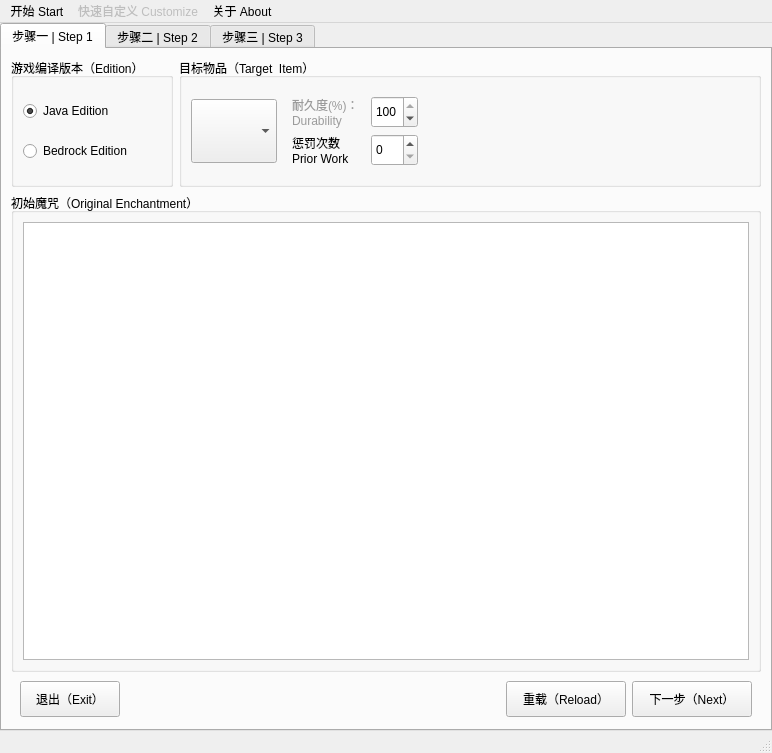
<?xml version="1.0" encoding="UTF-8"?>
<ui version="4.0">
 <class>MainWindow</class>
 <widget class="QMainWindow" name="MainWindow">
  <property name="geometry">
   <rect>
    <x>0</x>
    <y>0</y>
    <width>772</width>
    <height>750</height>
   </rect>
  </property>
  <property name="windowTitle">
   <string>The Best Enchanting Sequence</string>
  </property>
  <widget class="QWidget" name="centralwidget">
   <property name="sizePolicy">
    <sizepolicy hsizetype="Fixed" vsizetype="Fixed">
     <horstretch>0</horstretch>
     <verstretch>0</verstretch>
    </sizepolicy>
   </property>
   <property name="minimumSize">
    <size>
     <width>772</width>
     <height>708</height>
    </size>
   </property>
   <layout class="QGridLayout" name="gridLayout_2">
    <property name="leftMargin">
     <number>0</number>
    </property>
    <property name="topMargin">
     <number>0</number>
    </property>
    <property name="rightMargin">
     <number>0</number>
    </property>
    <property name="bottomMargin">
     <number>0</number>
    </property>
    <property name="horizontalSpacing">
     <number>0</number>
    </property>
    <item row="0" column="0">
     <widget class="QTabWidget" name="tabWidget">
      <property name="minimumSize">
       <size>
        <width>600</width>
        <height>560</height>
       </size>
      </property>
      <property name="currentIndex">
       <number>0</number>
      </property>
      <widget class="QWidget" name="tab">
       <attribute name="title">
        <string>步骤一 | Step 1</string>
       </attribute>
       <layout class="QVBoxLayout" name="verticalLayout_2">
        <item>
         <widget class="QWidget" name="widget_6" native="true">
          <layout class="QHBoxLayout" name="horizontalLayout_11">
           <property name="leftMargin">
            <number>0</number>
           </property>
           <property name="topMargin">
            <number>0</number>
           </property>
           <property name="rightMargin">
            <number>0</number>
           </property>
           <property name="bottomMargin">
            <number>0</number>
           </property>
           <item>
            <widget class="QGroupBox" name="groupBox_5">
             <property name="enabled">
              <bool>true</bool>
             </property>
             <property name="title">
              <string>游戏编译版本（Edition）</string>
             </property>
             <layout class="QVBoxLayout" name="verticalLayout_7">
              <item>
               <widget class="QRadioButton" name="radioJE">
                <property name="text">
                 <string>Java Edition</string>
                </property>
                <property name="checked">
                 <bool>true</bool>
                </property>
               </widget>
              </item>
              <item>
               <widget class="QRadioButton" name="radioBE">
                <property name="text">
                 <string>Bedrock Edition</string>
                </property>
               </widget>
              </item>
             </layout>
            </widget>
           </item>
           <item>
            <widget class="QGroupBox" name="groupBox">
             <property name="title">
              <string>目标物品（Target  Item）</string>
             </property>
             <layout class="QHBoxLayout" name="horizontalLayout_4">
              <item>
               <widget class="QComboBox" name="InputItem">
                <property name="minimumSize">
                 <size>
                  <width>64</width>
                  <height>64</height>
                 </size>
                </property>
                <property name="font">
                 <font>
                  <pointsize>11</pointsize>
                 </font>
                </property>
                <property name="iconSize">
                 <size>
                  <width>16</width>
                  <height>16</height>
                 </size>
                </property>
               </widget>
              </item>
              <item>
               <widget class="QWidget" name="widget_4" native="true">
                <layout class="QGridLayout" name="gridLayout">
                 <item row="0" column="2">
                  <widget class="QSpinBox" name="Durability_0">
                   <property name="enabled">
                    <bool>true</bool>
                   </property>
                   <property name="sizePolicy">
                    <sizepolicy hsizetype="Preferred" vsizetype="Preferred">
                     <horstretch>0</horstretch>
                     <verstretch>0</verstretch>
                    </sizepolicy>
                   </property>
                   <property name="readOnly">
                    <bool>false</bool>
                   </property>
                   <property name="minimum">
                    <number>1</number>
                   </property>
                   <property name="maximum">
                    <number>100</number>
                   </property>
                   <property name="value">
                    <number>100</number>
                   </property>
                  </widget>
                 </item>
                 <item row="1" column="0" colspan="2">
                  <widget class="QLabel" name="label_2">
                   <property name="text">
                    <string>惩罚次数
Prior Work </string>
                   </property>
                  </widget>
                 </item>
                 <item row="1" column="2">
                  <widget class="QSpinBox" name="Penalty_0">
                   <property name="sizePolicy">
                    <sizepolicy hsizetype="Preferred" vsizetype="Preferred">
                     <horstretch>0</horstretch>
                     <verstretch>0</verstretch>
                    </sizepolicy>
                   </property>
                   <property name="maximum">
                    <number>30</number>
                   </property>
                  </widget>
                 </item>
                 <item row="0" column="0">
                  <widget class="QLabel" name="label">
                   <property name="styleSheet">
                    <string notr="true">color: rgb(155, 155, 155);</string>
                   </property>
                   <property name="text">
                    <string>耐久度(%)：
Durability</string>
                   </property>
                  </widget>
                 </item>
                </layout>
               </widget>
              </item>
              <item>
               <spacer name="horizontalSpacer">
                <property name="orientation">
                 <enum>Qt::Horizontal</enum>
                </property>
                <property name="sizeHint" stdset="0">
                 <size>
                  <width>40</width>
                  <height>20</height>
                 </size>
                </property>
               </spacer>
              </item>
             </layout>
            </widget>
           </item>
          </layout>
         </widget>
        </item>
        <item>
         <widget class="QGroupBox" name="groupBox_2">
          <property name="minimumSize">
           <size>
            <width>0</width>
            <height>0</height>
           </size>
          </property>
          <property name="title">
           <string>初始魔咒（Original Enchantment）</string>
          </property>
          <layout class="QVBoxLayout" name="verticalLayout">
           <item>
            <widget class="EnchList" name="OriginEnchantment">
             <property name="font">
              <font>
               <pointsize>12</pointsize>
              </font>
             </property>
             <property name="autoScrollMargin">
              <number>16</number>
             </property>
             <property name="editTriggers">
              <set>QAbstractItemView::NoEditTriggers</set>
             </property>
             <property name="movement">
              <enum>QListView::Static</enum>
             </property>
             <property name="resizeMode">
              <enum>QListView::Fixed</enum>
             </property>
            </widget>
           </item>
          </layout>
         </widget>
        </item>
        <item>
         <widget class="QWidget" name="widget" native="true">
          <layout class="QHBoxLayout" name="horizontalLayout">
           <property name="leftMargin">
            <number>9</number>
           </property>
           <property name="topMargin">
            <number>3</number>
           </property>
           <property name="rightMargin">
            <number>9</number>
           </property>
           <property name="bottomMargin">
            <number>3</number>
           </property>
           <item>
            <widget class="QPushButton" name="btnExit">
             <property name="minimumSize">
              <size>
               <width>100</width>
               <height>36</height>
              </size>
             </property>
             <property name="text">
              <string>退出（Exit）</string>
             </property>
            </widget>
           </item>
           <item>
            <spacer name="horizontalSpacer_2">
             <property name="orientation">
              <enum>Qt::Horizontal</enum>
             </property>
             <property name="sizeHint" stdset="0">
              <size>
               <width>40</width>
               <height>20</height>
              </size>
             </property>
            </spacer>
           </item>
           <item>
            <widget class="QPushButton" name="btnReset">
             <property name="sizePolicy">
              <sizepolicy hsizetype="Minimum" vsizetype="Fixed">
               <horstretch>0</horstretch>
               <verstretch>0</verstretch>
              </sizepolicy>
             </property>
             <property name="minimumSize">
              <size>
               <width>120</width>
               <height>36</height>
              </size>
             </property>
             <property name="text">
              <string>重载（Reload）</string>
             </property>
            </widget>
           </item>
           <item>
            <widget class="QPushButton" name="btnNext_1">
             <property name="minimumSize">
              <size>
               <width>120</width>
               <height>36</height>
              </size>
             </property>
             <property name="text">
              <string>下一步（Next）</string>
             </property>
            </widget>
           </item>
          </layout>
         </widget>
        </item>
       </layout>
      </widget>
      <widget class="QWidget" name="tab_2">
       <attribute name="title">
        <string>步骤二 | Step 2</string>
       </attribute>
       <layout class="QVBoxLayout" name="verticalLayout_5">
        <item>
         <widget class="QWidget" name="widget_9" native="true">
          <layout class="QHBoxLayout" name="horizontalLayout_12">
           <item>
            <widget class="QGroupBox" name="groupBox_6">
             <property name="title">
              <string>算法（Algorithm）</string>
             </property>
             <layout class="QGridLayout" name="gridLayout_3">
              <item row="0" column="0">
               <widget class="QRadioButton" name="radioGA">
                <property name="text">
                 <string>全局平均
Global Average</string>
                </property>
                <property name="checked">
                 <bool>true</bool>
                </property>
               </widget>
              </item>
              <item row="2" column="0">
               <widget class="QRadioButton" name="radioE">
                <property name="enabled">
                 <bool>false</bool>
                </property>
                <property name="text">
                 <string>枚举
Enumeration</string>
                </property>
               </widget>
              </item>
              <item row="1" column="0">
               <widget class="QRadioButton" name="radioG">
                <property name="enabled">
                 <bool>false</bool>
                </property>
                <property name="text">
                 <string>贪心
Greedy</string>
                </property>
               </widget>
              </item>
              <item row="0" column="1">
               <widget class="QCheckBox" name="cbIgnoreFixing">
                <property name="enabled">
                 <bool>true</bool>
                </property>
                <property name="text">
                 <string>忽略修复
Ignore Fixing</string>
                </property>
                <property name="checked">
                 <bool>false</bool>
                </property>
               </widget>
              </item>
              <item row="1" column="1">
               <widget class="QCheckBox" name="cbIgnorePWP">
                <property name="text">
                 <string>忽略累积惩罚
Ignore Prior Work Penalties</string>
                </property>
               </widget>
              </item>
              <item row="2" column="1">
               <widget class="QCheckBox" name="cbIgnoreCL">
                <property name="enabled">
                 <bool>false</bool>
                </property>
                <property name="text">
                 <string>忽略花费限制
Ignore Cost Limit</string>
                </property>
               </widget>
              </item>
             </layout>
            </widget>
           </item>
           <item>
            <widget class="QGroupBox" name="groupBox_3">
             <property name="title">
              <string>牺牲物品（Sacrifice Item）</string>
             </property>
             <layout class="QHBoxLayout" name="horizontalLayout_3">
              <item>
               <widget class="QWidget" name="widget_3" native="true">
                <layout class="QVBoxLayout" name="verticalLayout_3">
                 <item>
                  <widget class="QRadioButton" name="radioEB">
                   <property name="text">
                    <string>仅新附魔书
New Enchanted Book Only</string>
                   </property>
                   <property name="checked">
                    <bool>true</bool>
                   </property>
                  </widget>
                 </item>
                 <item>
                  <widget class="QRadioButton" name="radioAC">
                   <property name="enabled">
                    <bool>false</bool>
                   </property>
                   <property name="text">
                    <string>高级配置
Use Advanced Config</string>
                   </property>
                   <property name="checkable">
                    <bool>true</bool>
                   </property>
                  </widget>
                 </item>
                </layout>
               </widget>
              </item>
             </layout>
            </widget>
           </item>
          </layout>
         </widget>
        </item>
        <item>
         <widget class="QGroupBox" name="groupBox_4">
          <property name="title">
           <string>需求的魔咒（Needed Enchantment）</string>
          </property>
          <layout class="QVBoxLayout" name="verticalLayout_4">
           <item>
            <widget class="ItemList" name="NeededEnchantment">
             <property name="font">
              <font>
               <pointsize>12</pointsize>
              </font>
             </property>
             <property name="editTriggers">
              <set>QAbstractItemView::NoEditTriggers</set>
             </property>
             <property name="iconSize">
              <size>
               <width>0</width>
               <height>0</height>
              </size>
             </property>
            </widget>
           </item>
          </layout>
         </widget>
        </item>
        <item>
         <widget class="QWidget" name="widget_2" native="true">
          <layout class="QHBoxLayout" name="horizontalLayout_2">
           <property name="topMargin">
            <number>3</number>
           </property>
           <property name="bottomMargin">
            <number>3</number>
           </property>
           <item>
            <spacer name="horizontalSpacer_3">
             <property name="orientation">
              <enum>Qt::Horizontal</enum>
             </property>
             <property name="sizeHint" stdset="0">
              <size>
               <width>40</width>
               <height>20</height>
              </size>
             </property>
            </spacer>
           </item>
           <item>
            <widget class="QPushButton" name="btnBack_2">
             <property name="minimumSize">
              <size>
               <width>120</width>
               <height>36</height>
              </size>
             </property>
             <property name="text">
              <string>上一步（Back）</string>
             </property>
            </widget>
           </item>
           <item>
            <widget class="QPushButton" name="btnCalc_2">
             <property name="minimumSize">
              <size>
               <width>120</width>
               <height>36</height>
              </size>
             </property>
             <property name="text">
              <string>计 算（Calculate）</string>
             </property>
            </widget>
           </item>
          </layout>
         </widget>
        </item>
       </layout>
      </widget>
      <widget class="QWidget" name="tab_4">
       <attribute name="title">
        <string>步骤三 | Step 3</string>
       </attribute>
       <layout class="QVBoxLayout" name="verticalLayout_10">
        <item>
         <widget class="QGroupBox" name="groupBox_8">
          <property name="title">
           <string>输出物品（Output Item）</string>
          </property>
          <layout class="QHBoxLayout" name="horizontalLayout_7">
           <item>
            <widget class="QToolButton" name="OutputItem">
             <property name="minimumSize">
              <size>
               <width>64</width>
               <height>64</height>
              </size>
             </property>
             <property name="text">
              <string>...</string>
             </property>
            </widget>
           </item>
           <item>
            <widget class="QWidget" name="widget_8" native="true">
             <layout class="QGridLayout" name="gridLayout_4">
              <property name="leftMargin">
               <number>3</number>
              </property>
              <property name="topMargin">
               <number>3</number>
              </property>
              <property name="rightMargin">
               <number>3</number>
              </property>
              <property name="bottomMargin">
               <number>3</number>
              </property>
              <item row="0" column="3">
               <widget class="QFrame" name="frame">
                <property name="frameShape">
                 <enum>QFrame::Panel</enum>
                </property>
                <property name="frameShadow">
                 <enum>QFrame::Sunken</enum>
                </property>
                <layout class="QHBoxLayout" name="horizontalLayout_5">
                 <item>
                  <widget class="QLabel" name="label_4">
                   <property name="text">
                    <string>步骤数：
Step(s)</string>
                   </property>
                  </widget>
                 </item>
                 <item>
                  <spacer name="horizontalSpacer_10">
                   <property name="orientation">
                    <enum>Qt::Horizontal</enum>
                   </property>
                   <property name="sizeHint" stdset="0">
                    <size>
                     <width>5</width>
                     <height>20</height>
                    </size>
                   </property>
                  </spacer>
                 </item>
                 <item>
                  <widget class="QLabel" name="StepCount">
                   <property name="font">
                    <font>
                     <pointsize>12</pointsize>
                    </font>
                   </property>
                   <property name="text">
                    <string>---</string>
                   </property>
                  </widget>
                 </item>
                </layout>
               </widget>
              </item>
              <item row="0" column="2">
               <spacer name="horizontalSpacer_4">
                <property name="orientation">
                 <enum>Qt::Horizontal</enum>
                </property>
                <property name="sizeHint" stdset="0">
                 <size>
                  <width>40</width>
                  <height>20</height>
                 </size>
                </property>
               </spacer>
              </item>
              <item row="1" column="0">
               <widget class="QFrame" name="frame_3">
                <property name="frameShape">
                 <enum>QFrame::Panel</enum>
                </property>
                <property name="frameShadow">
                 <enum>QFrame::Sunken</enum>
                </property>
                <layout class="QHBoxLayout" name="horizontalLayout_9">
                 <item>
                  <widget class="QLabel" name="label_8">
                   <property name="text">
                    <string>惩罚次数：
Prior Work Time(s)</string>
                   </property>
                  </widget>
                 </item>
                 <item>
                  <spacer name="horizontalSpacer_9">
                   <property name="orientation">
                    <enum>Qt::Horizontal</enum>
                   </property>
                   <property name="sizeType">
                    <enum>QSizePolicy::Expanding</enum>
                   </property>
                   <property name="sizeHint" stdset="0">
                    <size>
                     <width>5</width>
                     <height>20</height>
                    </size>
                   </property>
                  </spacer>
                 </item>
                 <item>
                  <widget class="QLabel" name="Penalty_1">
                   <property name="font">
                    <font>
                     <pointsize>12</pointsize>
                    </font>
                   </property>
                   <property name="text">
                    <string>---</string>
                   </property>
                  </widget>
                 </item>
                </layout>
               </widget>
              </item>
              <item row="0" column="0">
               <widget class="QFrame" name="frame_2">
                <property name="frameShape">
                 <enum>QFrame::Panel</enum>
                </property>
                <property name="frameShadow">
                 <enum>QFrame::Sunken</enum>
                </property>
                <layout class="QHBoxLayout" name="horizontalLayout_8">
                 <item>
                  <widget class="QLabel" name="label_7">
                   <property name="text">
                    <string>耐久度(%)：
Durability</string>
                   </property>
                  </widget>
                 </item>
                 <item>
                  <spacer name="horizontalSpacer_8">
                   <property name="orientation">
                    <enum>Qt::Horizontal</enum>
                   </property>
                   <property name="sizeType">
                    <enum>QSizePolicy::Expanding</enum>
                   </property>
                   <property name="sizeHint" stdset="0">
                    <size>
                     <width>5</width>
                     <height>20</height>
                    </size>
                   </property>
                  </spacer>
                 </item>
                 <item>
                  <widget class="QLabel" name="Durability_1">
                   <property name="font">
                    <font>
                     <pointsize>12</pointsize>
                    </font>
                   </property>
                   <property name="text">
                    <string>---</string>
                   </property>
                  </widget>
                 </item>
                </layout>
               </widget>
              </item>
              <item row="1" column="3">
               <widget class="QFrame" name="frame_4">
                <property name="frameShape">
                 <enum>QFrame::Panel</enum>
                </property>
                <property name="frameShadow">
                 <enum>QFrame::Sunken</enum>
                </property>
                <layout class="QHBoxLayout" name="horizontalLayout_10">
                 <item>
                  <widget class="QLabel" name="label_3">
                   <property name="text">
                    <string>花费等级：
Cost Level(s)</string>
                   </property>
                  </widget>
                 </item>
                 <item>
                  <spacer name="horizontalSpacer_11">
                   <property name="orientation">
                    <enum>Qt::Horizontal</enum>
                   </property>
                   <property name="sizeHint" stdset="0">
                    <size>
                     <width>5</width>
                     <height>20</height>
                    </size>
                   </property>
                  </spacer>
                 </item>
                 <item>
                  <widget class="QLabel" name="CostLevel">
                   <property name="font">
                    <font>
                     <pointsize>12</pointsize>
                    </font>
                   </property>
                   <property name="text">
                    <string>---</string>
                   </property>
                  </widget>
                 </item>
                </layout>
               </widget>
              </item>
             </layout>
            </widget>
           </item>
           <item>
            <spacer name="horizontalSpacer_5">
             <property name="orientation">
              <enum>Qt::Horizontal</enum>
             </property>
             <property name="sizeHint" stdset="0">
              <size>
               <width>40</width>
               <height>20</height>
              </size>
             </property>
            </spacer>
           </item>
           <item>
            <widget class="QFrame" name="frame_5">
             <property name="frameShape">
              <enum>QFrame::Panel</enum>
             </property>
             <property name="frameShadow">
              <enum>QFrame::Sunken</enum>
             </property>
             <layout class="QVBoxLayout" name="verticalLayout_6">
              <item>
               <widget class="QFrame" name="frame_51">
                <property name="frameShape">
                 <enum>QFrame::StyledPanel</enum>
                </property>
                <property name="frameShadow">
                 <enum>QFrame::Raised</enum>
                </property>
                <layout class="QHBoxLayout" name="horizontalLayout_13">
                 <item>
                  <widget class="QLabel" name="label_5">
                   <property name="text">
                    <string>计算用时：
Cost Time</string>
                   </property>
                  </widget>
                 </item>
                 <item>
                  <widget class="QLabel" name="CalcTime">
                   <property name="text">
                    <string>------</string>
                   </property>
                  </widget>
                 </item>
                </layout>
               </widget>
              </item>
              <item>
               <widget class="QLabel" name="Notice">
                <property name="text">
                 <string>无结果
No Result</string>
                </property>
                <property name="alignment">
                 <set>Qt::AlignCenter</set>
                </property>
               </widget>
              </item>
             </layout>
            </widget>
           </item>
           <item>
            <spacer name="horizontalSpacer_7">
             <property name="orientation">
              <enum>Qt::Horizontal</enum>
             </property>
             <property name="sizeType">
              <enum>QSizePolicy::Expanding</enum>
             </property>
             <property name="sizeHint" stdset="0">
              <size>
               <width>40</width>
               <height>20</height>
              </size>
             </property>
            </spacer>
           </item>
          </layout>
         </widget>
        </item>
        <item>
         <widget class="QGroupBox" name="groupBox_7">
          <property name="title">
           <string>附魔流程（Enchanting Flow）</string>
          </property>
          <layout class="QVBoxLayout" name="verticalLayout_9">
           <item>
            <widget class="FlowList" name="EnchantingFlow"/>
           </item>
          </layout>
         </widget>
        </item>
        <item>
         <widget class="QWidget" name="widget_7" native="true">
          <layout class="QHBoxLayout" name="horizontalLayout_6">
           <property name="topMargin">
            <number>3</number>
           </property>
           <property name="bottomMargin">
            <number>3</number>
           </property>
           <item>
            <spacer name="horizontalSpacer_6">
             <property name="orientation">
              <enum>Qt::Horizontal</enum>
             </property>
             <property name="sizeHint" stdset="0">
              <size>
               <width>40</width>
               <height>20</height>
              </size>
             </property>
            </spacer>
           </item>
           <item>
            <widget class="QPushButton" name="btnBack_3">
             <property name="minimumSize">
              <size>
               <width>120</width>
               <height>36</height>
              </size>
             </property>
             <property name="text">
              <string>上一步（Back）</string>
             </property>
            </widget>
           </item>
           <item>
            <widget class="QPushButton" name="btnSave">
             <property name="minimumSize">
              <size>
               <width>120</width>
               <height>36</height>
              </size>
             </property>
             <property name="text">
              <string>保存结果（Save）</string>
             </property>
            </widget>
           </item>
          </layout>
         </widget>
        </item>
       </layout>
      </widget>
     </widget>
    </item>
   </layout>
  </widget>
  <widget class="QMenuBar" name="menubar">
   <property name="geometry">
    <rect>
     <x>0</x>
     <y>0</y>
     <width>772</width>
     <height>22</height>
    </rect>
   </property>
   <widget class="QMenu" name="menu_Start">
    <property name="title">
     <string>开始 Start</string>
    </property>
    <addaction name="actionSettings"/>
    <addaction name="actionHelp"/>
    <addaction name="actionExit"/>
   </widget>
   <widget class="QMenu" name="menu_About">
    <property name="title">
     <string>关于 About</string>
    </property>
    <addaction name="actionVersion"/>
    <addaction name="actionWebsite"/>
   </widget>
   <widget class="QMenu" name="menu_Customize">
    <property name="enabled">
     <bool>false</bool>
    </property>
    <property name="title">
     <string>快速自定义 Customize</string>
    </property>
    <addaction name="actionWeapon"/>
    <addaction name="actionEnchantment"/>
   </widget>
   <addaction name="menu_Start"/>
   <addaction name="menu_Customize"/>
   <addaction name="menu_About"/>
  </widget>
  <widget class="QStatusBar" name="statusBar"/>
  <action name="actionInport">
   <property name="enabled">
    <bool>false</bool>
   </property>
   <property name="text">
    <string>Inport</string>
   </property>
  </action>
  <action name="actionExit">
   <property name="text">
    <string>退出 Exit</string>
   </property>
  </action>
  <action name="actionExport">
   <property name="enabled">
    <bool>false</bool>
   </property>
   <property name="text">
    <string>Export</string>
   </property>
  </action>
  <action name="actionVersion">
   <property name="text">
    <string>版本 Version</string>
   </property>
  </action>
  <action name="actionWebsite">
   <property name="text">
    <string>官网 Website</string>
   </property>
  </action>
  <action name="actionSettings">
   <property name="text">
    <string>设置 Settings</string>
   </property>
  </action>
  <action name="actionHelp">
   <property name="text">
    <string>帮助 Help</string>
   </property>
  </action>
  <action name="actionWeapon">
   <property name="enabled">
    <bool>true</bool>
   </property>
   <property name="text">
    <string>武器 Weapon</string>
   </property>
  </action>
  <action name="actionEnchantment">
   <property name="text">
    <string>魔咒 Enchantment</string>
   </property>
  </action>
 </widget>
 <customwidgets>
  <customwidget>
   <class>EnchList</class>
   <extends>QListWidget</extends>
   <header location="global">enchlist.h</header>
  </customwidget>
  <customwidget>
   <class>ItemList</class>
   <extends>QListWidget</extends>
   <header location="global">itemlist.h</header>
  </customwidget>
  <customwidget>
   <class>FlowList</class>
   <extends>QListWidget</extends>
   <header location="global">flowlist.h</header>
  </customwidget>
 </customwidgets>
 <resources/>
 <connections/>
</ui>
